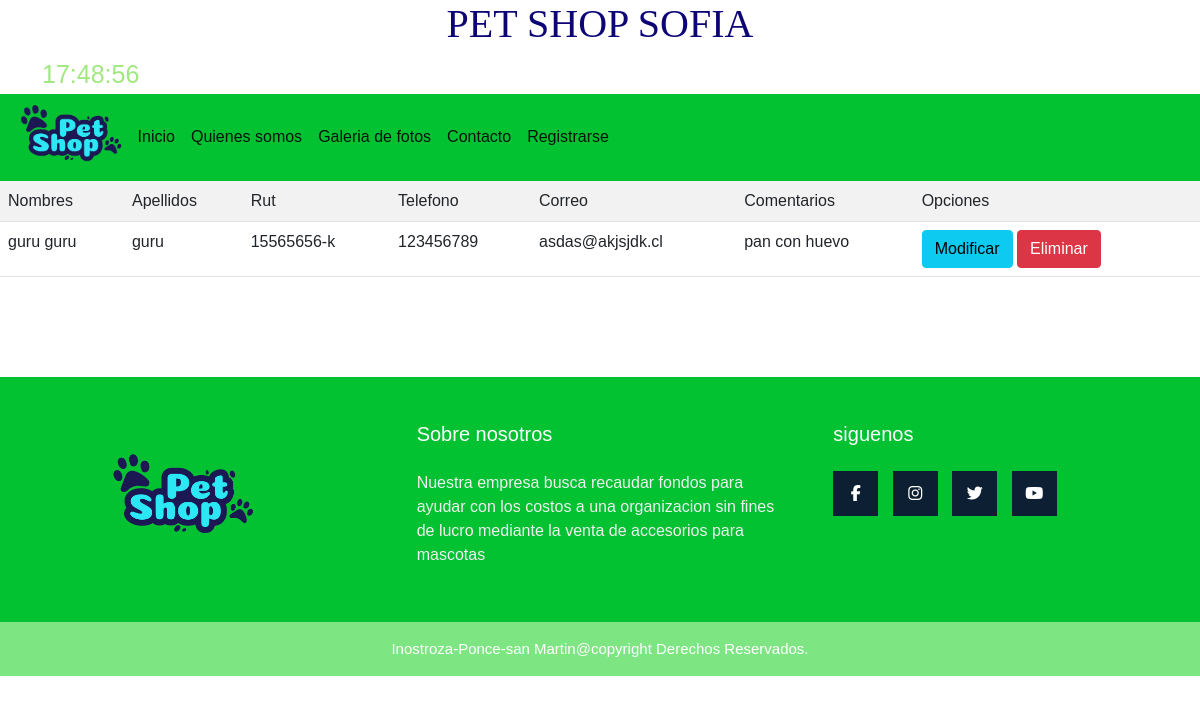
Page /listar_contacto on the committed database.
### core/models.py (models this page shows, shortened)
class Contacto(models.Model):
    nombres = models.CharField(max_length=50, verbose_name='Nombres')
    apellidos = models.CharField(max_length=50, verbose_name= 'Apellidos')
    rut = models.TextField(max_length=50, verbose_name= 'Rut')
    telefono = models.TextField(max_length=50, verbose_name= 'Telefono')
    correo = models.EmailField(max_length=50, verbose_name= 'Correo')
    comentario = models.CharField(max_length=50, verbose_name= 'Comentarios')

### core/views.py (the view)
# urls.py: path('listar_contacto', listar_contacto, name="listar_contacto"),
def listar_contacto(request):
    contacto= Contacto.objects.all()
    datos={
        'contacto': contacto
    }
    return render(request,'core/listar_contacto.html',datos)

### core/templates/core/listar_contacto.html (shortened to what this page needs)
<!DOCTYPE html>
<html lang="en">
<head>
  {% load static %}
  <link href="https://cdn.jsdelivr.net/npm/bootstrap@5.1.3/dist/css/bootstrap.min.css"
  rel="stylesheet">
  <link rel="stylesheet" type="text/css" href="{% static 'css/estilos.css' %}">
</head>
<body>
    <body bgcolor="#D6EAF8">
        <header>
            <h1>PET SHOP SOFIA</h1>
            <div class="container">
              <div class="row">
                <div class="reloj" id="reloj">00:00:00</div></div>
            </div>
        </header>
        <nav class="navbar navbar-expand-lg navbar-light bg-light">
          <div class="container-fluid">
              <img id="imgPrincipal" src="{% static 'img/pet-shop.png' %}" alt="logo de pet shop sofia">
            <div class="collapse navbar-collapse" id="navbarSupportedContent">
              <ul class="navbar-nav me-auto mb-2 mb-lg-0">
                <li class="nav-item">
                  <a class="nav-link active" aria-current="page" href="{% url 'index' %}">Inicio</a>
                </li>
                <li class="nav-item">
                  <a class="nav-link active" aria-current="page" href="{% url 'somos' %}">Quienes somos</a>
                </li>
                <li class="nav-item">
                  <a class="nav-link active" aria-current="page" href="{% url 'galeria' %}">Galeria de fotos</a>
                </li>
                <li class="nav-item">
                  <a class="nav-link active" aria-current="page" href="{% url 'contacto' %}">Contacto</a>
                </li>
                <li class="nav-item">
                  <a class="nav-link active" aria-current="page" href="{% url 'registro' %}">Registrarse</a>
                </li>
              </ul>
            </div>
          </div>
      </nav>
            <table class="table table-striped table-hover table-responsive-sm">
              <tr><td>Nombres</td>
                <td>Apellidos</td>
                <td>Rut</td>
                <td>Telefono</td>
                <td>Correo</td>
                <td>Comentarios</td>
                <td>Opciones</td>
              </tr>
              {% for c in contacto %}
              <tr><td> {{c.nombres}}</td>
                <td> {{c.apellidos}}</td>
                <td> {{c.rut}}</td>
                <td> {{c.telefono}}</td>
                <td> {{c.correo}}</td>
                <td> {{c.comentario}}</td>
                <td> <a href="{% url 'modi_contacto' c.id %}" class="btn btn-info">Modificar</a>
                  <a href="{% url 'eli_contacto' c.id %}" class="btn btn-danger">Eliminar</a>
                </td>
              </tr>
            {% endfor %}
            </table>
        <footer class="pie-pagina">
            <div class="grupo-1">
                <div class="box">
                    <figure>
                        <a>
                            <img id="foto-footer" src="{% static 'img/pet-shop.png' %}" alt="logo de pet shop sofia">
                        </a>
                    </figure>
                </div>
                <div class="box">
                    <h2>Sobre nosotros</h2>
                    <p>Nuestra empresa busca recaudar fondos para ayudar con los costos a una organizacion sin fines de lucro
                       mediante la venta de accesorios para mascotas
                    </p>
                </div>
                <div class="box">
                    <h2>siguenos</h2>
                    <div class="red-social">
                        <a href="https://es-la.facebook.com/" class="fa fa-facebook" target="_blank"></a>
                        <a href="https://www.instagram.com/" class="fa fa-instagram" target="_blank"></a>
                        <a href="https://twitter.com/" class="fa fa-twitter" target="_blank"></a>
                        <a href="https://www.youtube.com/" class="fa fa-youtube" target="_blank"></a>
                    </div>
                </div>
            </div>
            <div class="grupo-2">
                <small>Inostroza-Ponce-san Martin@copyright Derechos Reservados.</small>
            </div>
        </footer>
</body>
</html>

### core/static/css/estilos.css (style rules this page uses)
body { font-family: sans-serif; }
.navbar { background-color: rgb(2, 194, 50) !important; }
h1 { color:rgb(13, 5, 117); font-family: Georgia, 'Times New Roman', Times, serif; font-size: 40px; text-align: center; }
#imgPrincipal { width: 10%; height: 10%; }
.pie-pagina { margin-top: 100px; width: 100%; background-color: rgb(2, 194, 50); }
.pie-pagina .grupo-1 { width: 100%; max-width: 1200px; margin: auto; display: grid; grid-template-columns: repeat(3,1fr); grid-gap: 50px; padding: 45px 0px; }
.pie-pagina .grupo-1 .box figure { width: 100%; height: 100%; display: flex; justify-content: center; align-items: center; }
.pie-pagina .grupo-1 .box h2 { color: #fff; margin-bottom: 25px; font-size: 20px; }
.pie-pagina .grupo-1 .box p { color: #efefef; margin-bottom: 10px; }
.pie-pagina .grupo-1 .red-social a { display: inline-block; text-decoration: none; width: 45px; height: 45px; line-height: 45px; color: #fff; margin-right: 10px; background-color: #0d2033; text-align: center; transition: all 300ms ease; }
.pie-pagina .grupo-2 { background-color: rgb(125, 230, 130); padding: 15px 10px; text-align: center; color: #fff; }
.pie-pagina .grupo-2 small { font-size: 15px; }
#foto-footer { width: 100%; height: 100px; }
.reloj { display: flex; justify-content: left; align-items: left; font-size: 25px; margin-right: 990px; color: #a1e880; }

### rows in the picture
Contacto: nombres "guru guru", apellidos "guru", rut "15565656-k", telefono "123456789", correo "asdas@akjsjdk.cl", comentario "pan con huevo"
